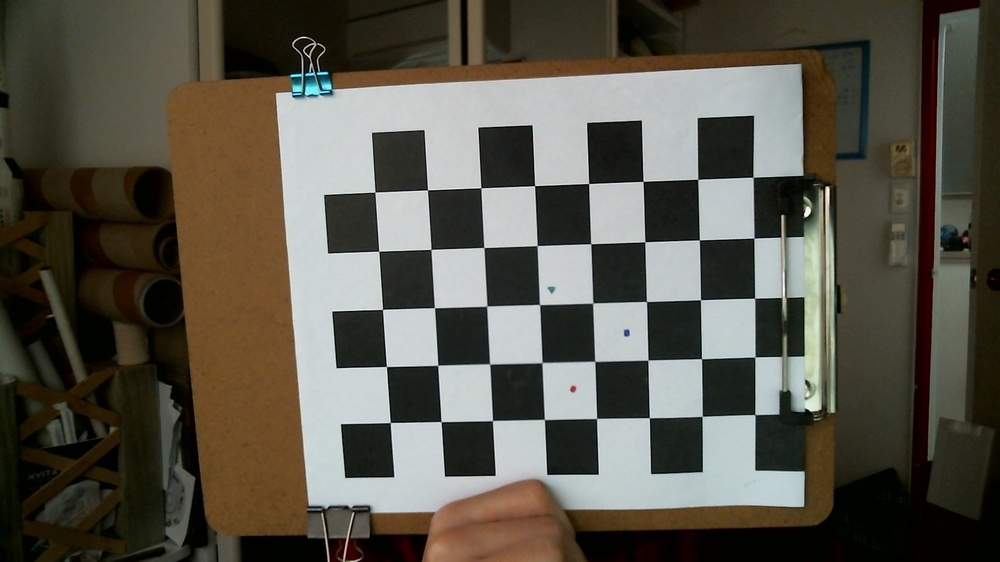
%> input picture Testimages/ASY1.jpg, 1000 x 562 px, shrunk from 1920 x 1080 before the run
$ octave SURFFeaturres.m   (GNU Octave 9; MATLAB toolbox functions it lacks are replaced by stand-ins)
%> lines starting %> are read from the running program, lines starting %| are printed output that depends on the picture
### BoxFind.m
function [roi, Corners, Reddiff, Bluediff] = BoxFind(image, showFigures)
    arguments
        image
        showFigures {mustBeNumericOrLogical}
    end
%Find the bounding box of a checker board pattern
%   outputs the topleft and bottom right coordinates of the bounding box
% Marcus
try
    I = imread(image);
catch
    error("Error reading image")
end

% Detect the checkerboard points.
[imagePoints,boardSize] = detectCheckerboardPoints(I);

Points = [1; boardSize(1,1)-1; length(imagePoints)-(boardSize(1,1)-2); length(imagePoints)];

%Finding the bounding box of the checkerboard
TopLeft = min(imagePoints);
BottomRight = max(imagePoints);
BottomLeft = [TopLeft(1,1), BottomRight(1,2)];

%Get Corner Points
Corners = [imagePoints(Points(1),:); imagePoints(Points(2),:); imagePoints(Points(3),:) ;imagePoints(Points(4),:)];

% Calcuate Lengths of the blue lines
a = Corners(1,1)-Corners(2,1);
b = Corners(1,2)-Corners(2,2);
c = sqrt(a^2+b^2);

a2 = Corners(3,1)-Corners(4,1);
b2 = Corners(3,2)-Corners(4,2);
c2 = sqrt(a2^2+b2^2);

Bluediff = c - c2;

% Calcuate Lengths of the red lines
a = Corners(1,1)-Corners(3,1);
b = Corners(1,2)-Corners(3,2);
c = sqrt(a^2+b^2);

a2 = Corners(2,1)-Corners(4,1);
b2 = Corners(2,2)-Corners(4,2);
c2 = sqrt(a2^2+b2^2);

Reddiff = c - c2;
roi = [TopLeft abs(BottomRight-TopLeft)];

if showFigures == true % Showing the box
    % Adding Markers
    %J = insertText(I,imagePoints,1:size(imagePoints,1)); % IF UNCOMMENT
    %CHANGE I IN NEXT LINE TO J

    % Adding 1234 Markers for each corner
    J = insertText(I,Corners,1:size(Corners,1));

    J = insertMarker(J,imagePoints,'o','Color','red','Size',5);

    J = insertMarker(J,TopLeft,'plus','Color','cyan','Size',10);
    J = insertMarker(J,BottomRight,'plus','Color','cyan','Size',10);

    J = insertMarker(J,BottomLeft,'plus','Color','green','Size',10);

    % Add ROI Rectangle
    J = insertShape(J,'rectangle',[TopLeft abs(BottomRight-TopLeft)],'LineWidth',2,'Color','black');


    % Add Blue Lines
    J = insertShape(J,'Line',[[Corners(1,:)] [Corners(2,:)]],'LineWidth',2,'Color','blue');
    J = insertShape(J,'Line',[[Corners(3,:)] [Corners(4,:)]],'LineWidth',2,'Color','blue');

    % Add Red Lines
    J = insertShape(J,'Line',[[Corners(1,:)] [Corners(3,:)]],'LineWidth',2,'Color','red');
    J = insertShape(J,'Line',[[Corners(2,:)] [Corners(4,:)]],'LineWidth',2,'Color','red');

    imshow(J);
    title(sprintf('BlueDiff %4.2f RedDiff %4.2f' ,Bluediff, Reddiff));
    %figure(1);
end

end

### SURFFeaturres.m
% Q3
Image1 = 'Testimages/ASY1.jpg';
Image2 = 'Testimages/ASY5.jpg';

I1gs = rgb2gray (imread(Image1));
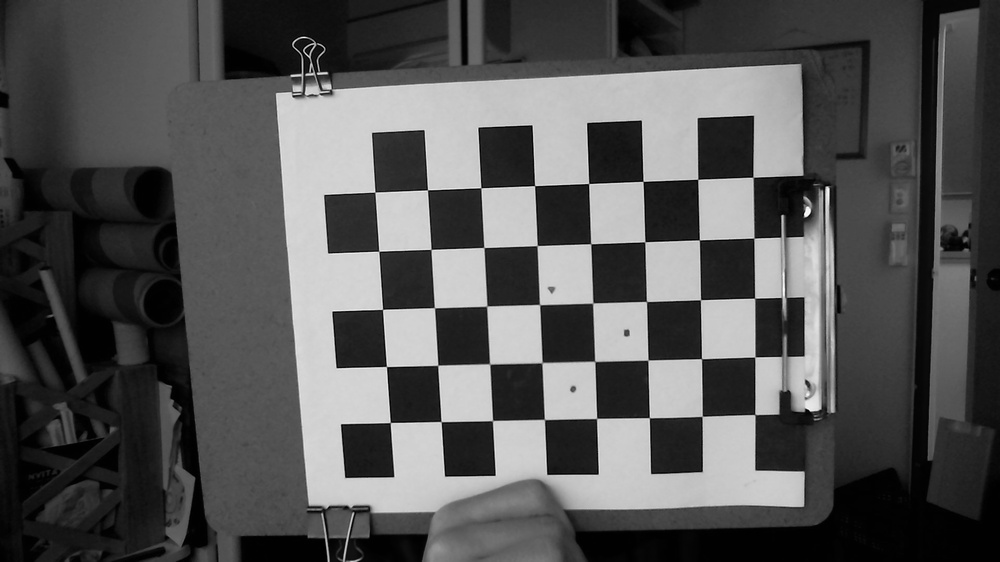
%> I1gs: size 562x1000 uint8; min 0, max 254, mean 84.6
I2gs = rgb2gray (imread(Image2));
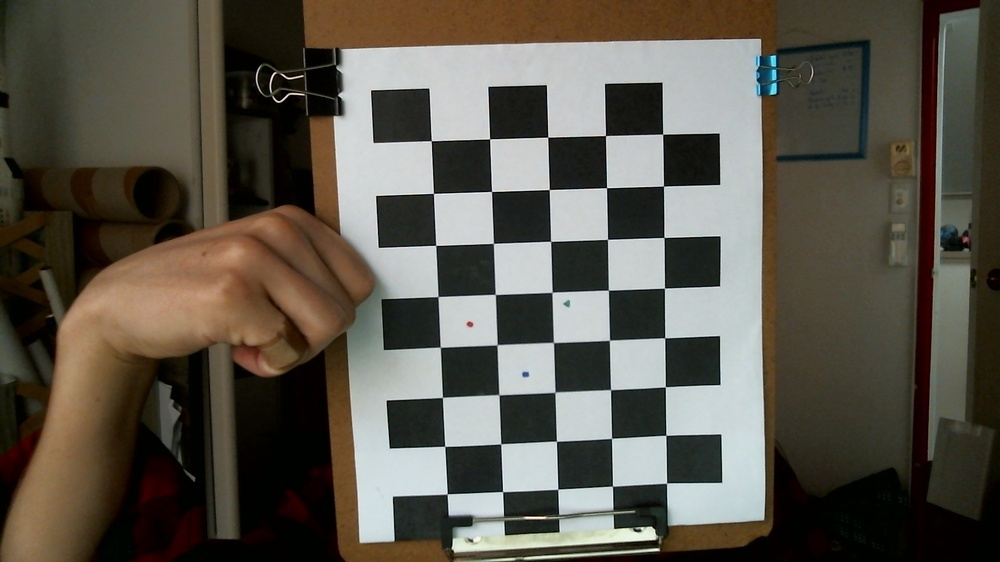
%> input picture Testimages/ASY5.jpg, 1000 x 562 px, shrunk from 1920 x 1080 before the run
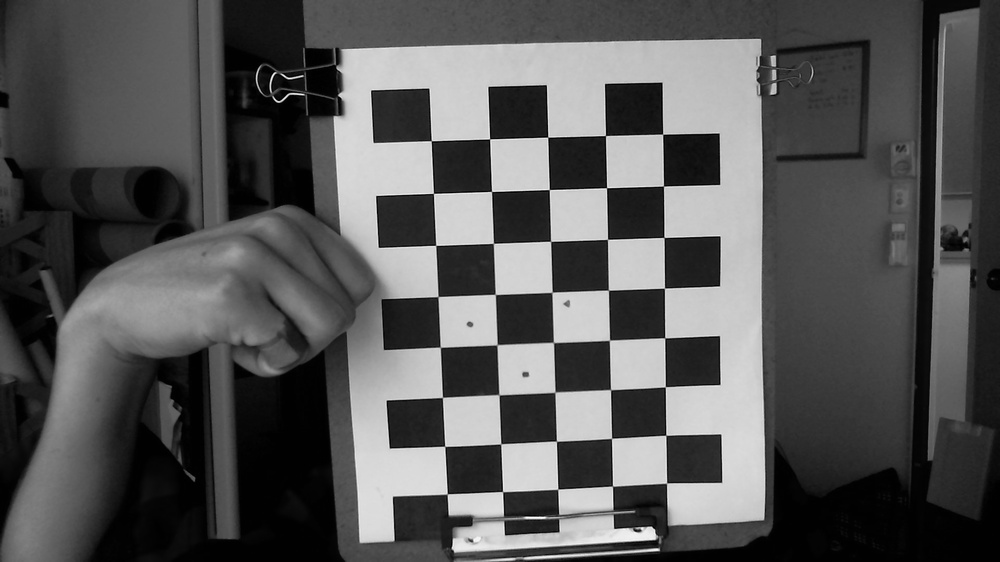
%> I2gs: size 562x1000 uint8; min 0, max 254, mean 85.9

ROI1 = BoxFind(Image1);
%> in BoxFind, I is the input picture: size 562x1000x3 uint8; mean R, G, B 88.3, 84.8, 74.1
%> the run ends on the next line
